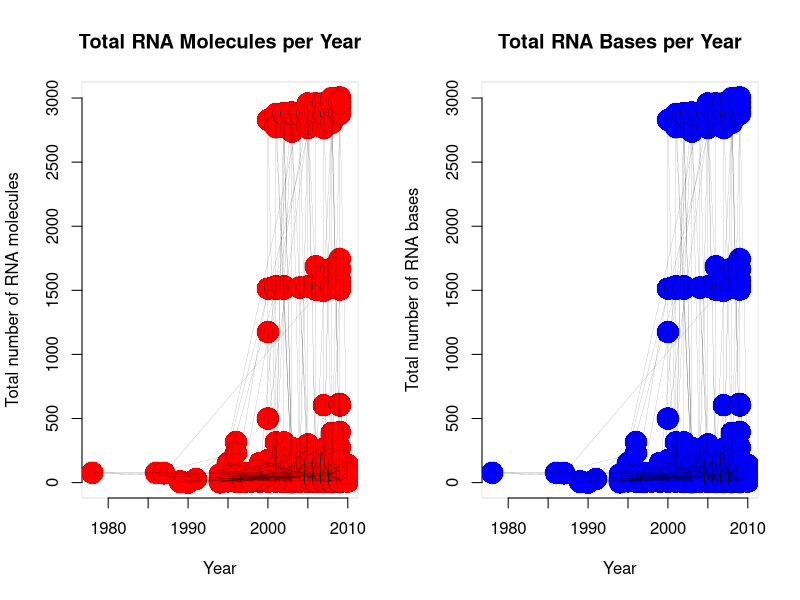

This figure's R source:
# If you want to run this from the command line as a script
# Do
# R CMD BATCH filename.R >& filename.log &

peryear <- read.table("yearlydata.dat")
x <- peryear[,4]
y1 <- peryear[,2]
y2 <- peryear[,2]

m <- nrow(peryear)

cull <- function(i){
if (peryear[i,4] >= 2000 & peryear[i,4] <=  2009) peryear[i,]
else matrix(NA,1,4)
}

A <- sapply(1:m,cull)

write.table(t(A),"2000_2001.tab",sep="\t",col.names=FALSE,row.names=FALSE)


postscript("rna_per_year.ps")
par( mfrow= c(1, 2), lwd=0.1 )

# Total RNA Molecules per year
#
plot(x, y1, 
     main="Total RNA Molecules per Year", 
     xlab="Year", ylab="Total number of RNA molecules")
points(x, y1, pch=21, cex=3, bg="red")
lines(x, y1)
# Total RNA bases per year
#
plot(x, y2,
     main="Total RNA Bases per Year", 
     xlab="Year", ylab="Total number of RNA bases")
points(x, y2, pch=21, cex=3, bg="blue")
lines(x, y2)
dev.off()
